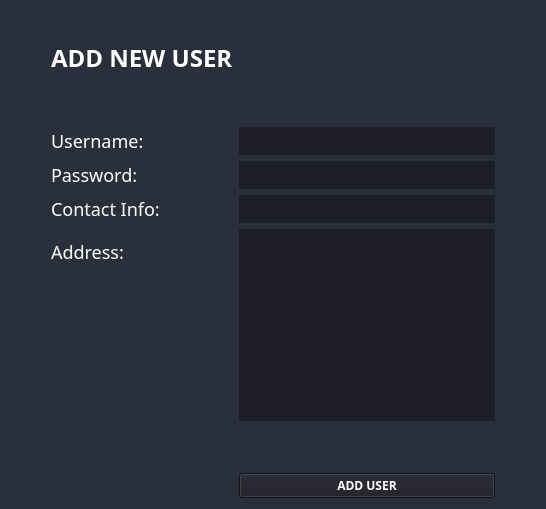
              <widget class="QWidget" name="addNewUser_page">
               <property name="styleSheet">
                <string notr="true">*{
font-family: century gothic;
background: #2A2F3C ;
}
QLineEdit, QTextEdit{
background-color:#1C1D25;
border:#1C1D25;

color:white;
font-size:18px;
}
QLabel{
color: white;
font-size: 18px;

}
QPushButton, QToolButton{
font-weight:bold;
color:white ;
background-color:#1C1D25;
}
QPushButton:hover{
color:white;
background-color:black;
}
</string>
               </property>
               <layout class="QVBoxLayout" name="verticalLayout_7">
                <item>
                 <spacer name="verticalSpacer_7">
                  <property name="orientation">
                   <enum>Qt::Vertical</enum>
                  </property>
                  <property name="sizeType">
                   <enum>QSizePolicy::Minimum</enum>
                  </property>
                  <property name="sizeHint" stdset="0">
                   <size>
                    <width>20</width>
                    <height>30</height>
                   </size>
                  </property>
                 </spacer>
                </item>
                <item>
                 <layout class="QHBoxLayout" name="horizontalLayout_11">
                  <item>
                   <spacer name="horizontalSpacer_36">
                    <property name="orientation">
                     <enum>Qt::Horizontal</enum>
                    </property>
                    <property name="sizeType">
                     <enum>QSizePolicy::Fixed</enum>
                    </property>
                    <property name="sizeHint" stdset="0">
                     <size>
                      <width>40</width>
                      <height>20</height>
                     </size>
                    </property>
                   </spacer>
                  </item>
                  <item>
                   <layout class="QFormLayout" name="addUser_form">
                    <item row="0" column="0">
                     <widget class="QLabel" name="addUser_label">
                      <property name="styleSheet">
                       <string notr="true">FONT-WEIGHT:BOLD;
font-size:24px;</string>
                      </property>
                      <property name="text">
                       <string>ADD NEW USER</string>
                      </property>
                     </widget>
                    </item>
                    <item row="1" column="0">
                     <spacer name="verticalSpacer_10">
                      <property name="orientation">
                       <enum>Qt::Vertical</enum>
                      </property>
                      <property name="sizeHint" stdset="0">
                       <size>
                        <width>20</width>
                        <height>40</height>
                       </size>
                      </property>
                     </spacer>
                    </item>
                    <item row="2" column="0">
                     <widget class="QLabel" name="aUsername_label">
                      <property name="text">
                       <string>Username:</string>
                      </property>
                     </widget>
                    </item>
                    <item row="2" column="1">
                     <widget class="QLineEdit" name="aUsername_lineEdit">
                      <property name="text">
                       <string/>
                      </property>
                     </widget>
                    </item>
                    <item row="3" column="0">
                     <widget class="QLabel" name="aPassword_label">
                      <property name="text">
                       <string>Password:</string>
                      </property>
                     </widget>
                    </item>
                    <item row="3" column="1">
                     <widget class="QLineEdit" name="aPassword_lineEdit">
                      <property name="text">
                       <string/>
                      </property>
                      <property name="echoMode">
                       <enum>QLineEdit::Password</enum>
                      </property>
                     </widget>
                    </item>
                    <item row="4" column="0">
                     <widget class="QLabel" name="aContactInfo_label">
                      <property name="text">
                       <string>Contact Info:</string>
                      </property>
                     </widget>
                    </item>
                    <item row="4" column="1">
                     <widget class="QLineEdit" name="aContactInfo_lineEdit">
                      <property name="text">
                       <string/>
                      </property>
                     </widget>
                    </item>
                    <item row="5" column="0">
                     <widget class="QLabel" name="aAddress_label">
                      <property name="text">
                       <string>Address:</string>
                      </property>
                     </widget>
                    </item>
                    <item row="5" column="1">
                     <widget class="QTextEdit" name="aAddress_lineEdit">
                      <property name="styleSheet">
                       <string notr="true">border-radius:0px;</string>
                      </property>
                      <property name="html">
                       <string>&lt;!DOCTYPE HTML PUBLIC &quot;-//W3C//DTD HTML 4.0//EN&quot; &quot;http://www.w3.org/TR/REC-html40/strict.dtd&quot;&gt;
&lt;html&gt;&lt;head&gt;&lt;meta name=&quot;qrichtext&quot; content=&quot;1&quot; /&gt;&lt;style type=&quot;text/css&quot;&gt;
p, li { white-space: pre-wrap; }
&lt;/style&gt;&lt;/head&gt;&lt;body style=&quot; font-family:'century gothic'; font-size:18px; font-weight:400; font-style:normal;&quot;&gt;
&lt;p style=&quot;-qt-paragraph-type:empty; margin-top:0px; margin-bottom:0px; margin-left:0px; margin-right:0px; -qt-block-indent:0; text-indent:0px;&quot;&gt;&lt;br /&gt;&lt;/p&gt;
&lt;p style=&quot;-qt-paragraph-type:empty; margin-top:0px; margin-bottom:0px; margin-left:0px; margin-right:0px; -qt-block-indent:0; text-indent:0px;&quot;&gt;&lt;br /&gt;&lt;/p&gt;
&lt;p style=&quot;-qt-paragraph-type:empty; margin-top:0px; margin-bottom:0px; margin-left:0px; margin-right:0px; -qt-block-indent:0; text-indent:0px; font-size:8.21053pt;&quot;&gt;&lt;br /&gt;&lt;/p&gt;&lt;/body&gt;&lt;/html&gt;</string>
                      </property>
                     </widget>
                    </item>
                    <item row="6" column="1">
                     <spacer name="verticalSpacer_11">
                      <property name="orientation">
                       <enum>Qt::Vertical</enum>
                      </property>
                      <property name="sizeHint" stdset="0">
                       <size>
                        <width>20</width>
                        <height>40</height>
                       </size>
                      </property>
                     </spacer>
                    </item>
                    <item row="7" column="1">
                     <widget class="QPushButton" name="aEdit_pushButton">
                      <property name="styleSheet">
                       <string notr="true">FONT-SIZE: 18PX;</string>
                      </property>
                      <property name="text">
                       <string>ADD USER</string>
                      </property>
                     </widget>
                    </item>
                   </layout>
                  </item>
                  <item>
                   <spacer name="horizontalSpacer_35">
                    <property name="orientation">
                     <enum>Qt::Horizontal</enum>
                    </property>
                    <property name="sizeHint" stdset="0">
                     <size>
                      <width>40</width>
                      <height>20</height>
                     </size>
                    </property>
                   </spacer>
                  </item>
                 </layout>
                </item>
               </layout>
              </widget>
